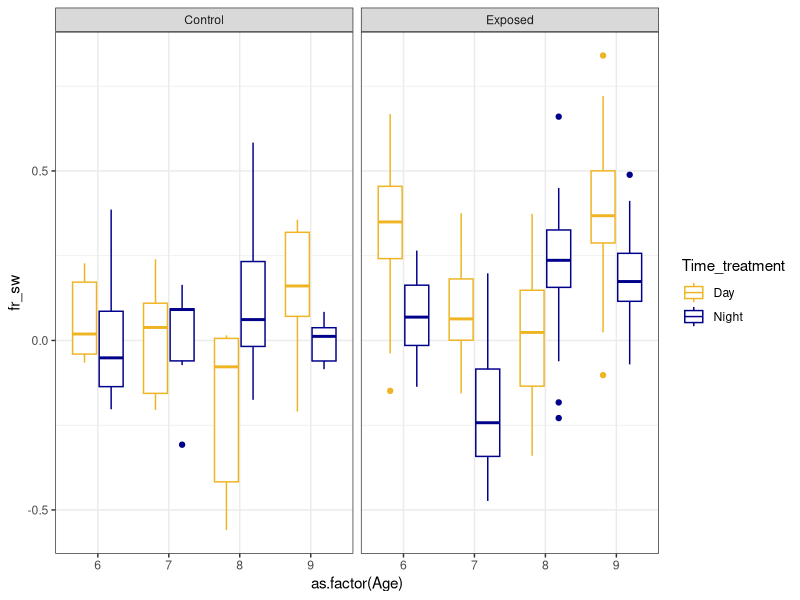
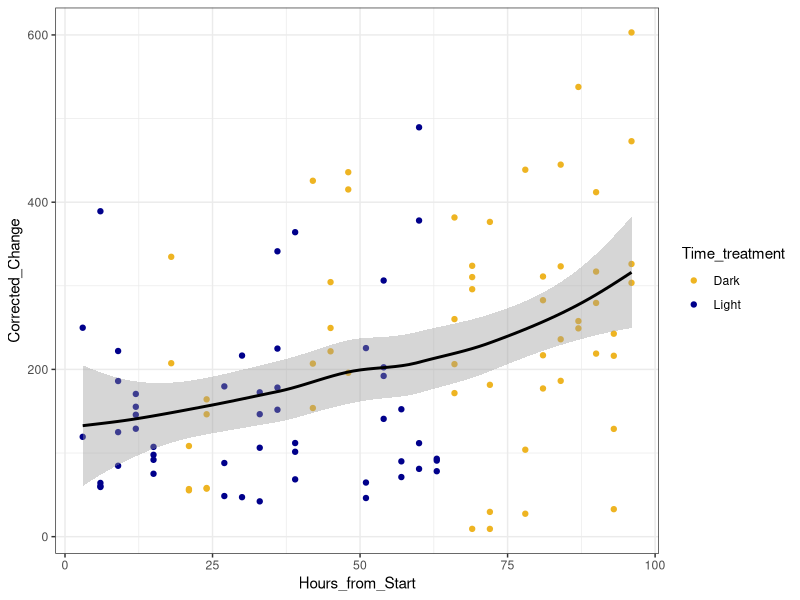
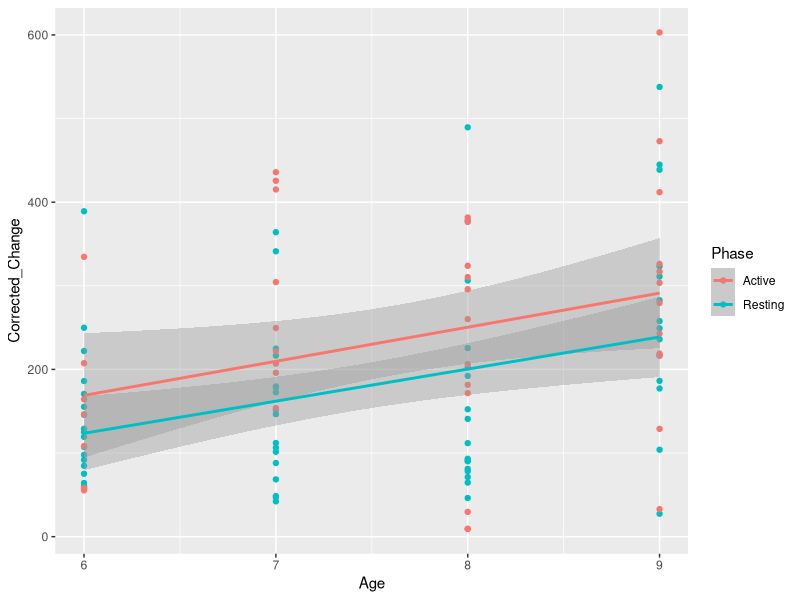
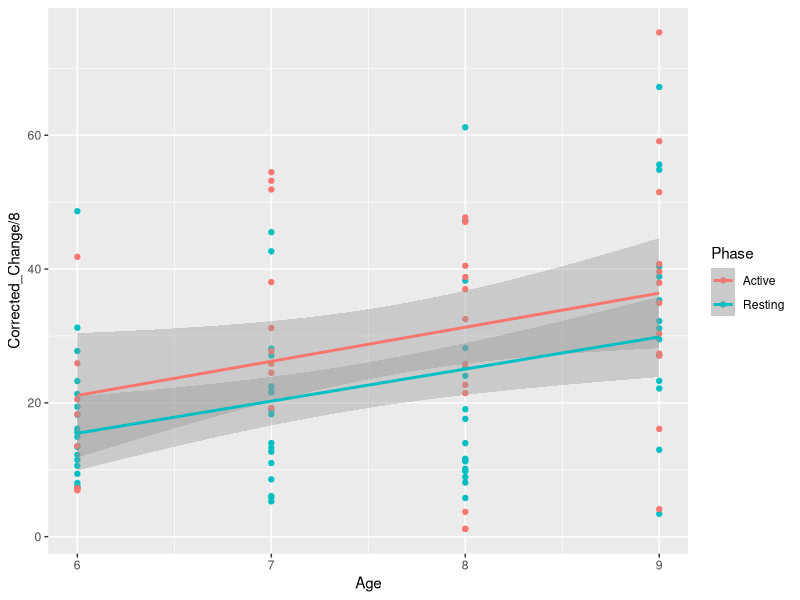
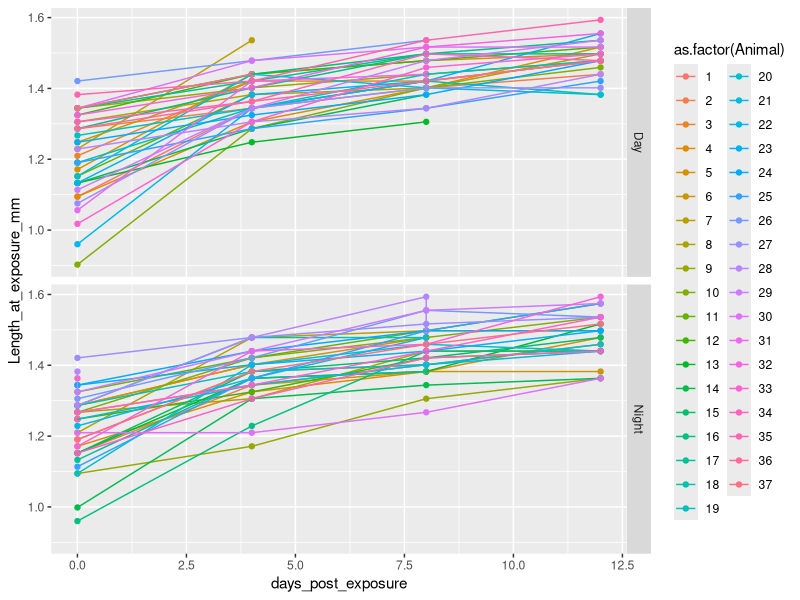
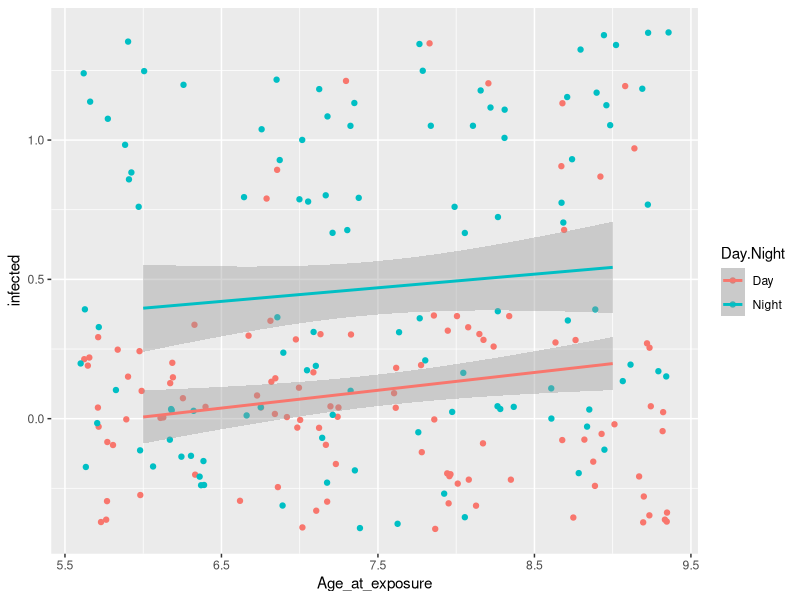
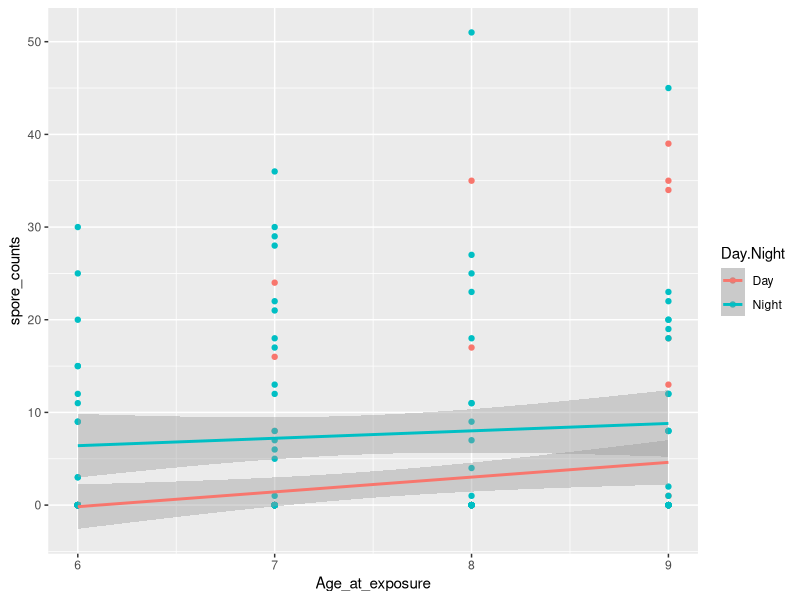

Write R code to recreate these figures, in order.
## ---- chunk 1

library(tidyverse)
library(patchwork)

knitr::opts_chunk$set(echo = TRUE)
## ---- chunk 2
feed_data<-read.csv("data/feeding_data_3.28.21.csv", header=T)

po<-read.csv("data/4_Day_PO.csv", header = T) #Corrected_Change is the Active PO per sample (8 ind. per sample)

growth<-read.csv("data/growth_data_3.28.21.csv", header=T)

life<-read.csv("data/life_data_3.28.21.csv", header =T)

## ---- chunk 3
#calculate the mean of the controls for each plate
summary_data <- feed_data %>%
  group_by(Plate_Control) %>%
  mutate(control_mean = mean(Control_Flour_Reading, na.rm = T)) %>%
  select(Plate_Control, control_mean) %>%
  distinct() %>% as.data.frame()

#remove extra row
summary_data  <- summary_data[!(summary_data$Plate_Control == ""),]

#match control mean with plate treatment
map = setNames(summary_data$control_mean,summary_data$Plate_Control)
feed_data$control_mean <- map[as.character(feed_data$Plate_Treatment)]

#volume, mL
v = 10

#time, hours
t = 9

##difference in feeding compared to control
k=feed_data$control_mean/feed_data$Flourometry_Reading

##calculate feeding rate (Sarnelle and Wilson)
feed_data$fr_sw <- log(k) * (v/t)

#calculate mean feeding rate per animal (keep rate > 0)
animal_mean <- feed_data %>%
  #keep fr_sw values > 0
  #filter(fr_sw > 0) %>% #this removes 64 animals...
  #group based on these variables
  group_by(Time_treatment, Age, Animal, Exposed.Control) %>%
  #means based on groups above
  summarise(fr_sw = mean(fr_sw, na.rm=TRUE))



## ---- chunk 4
animal_mean %>%
  ggplot()+
  geom_boxplot(aes(x=as.factor(Age), y=fr_sw, color=Time_treatment))+
  scale_color_manual(values=c("goldenrod2", "darkblue"))+
  facet_grid(.~Exposed.Control)+
  theme_bw()

## ---- chunk 5
po %>%
  ggplot()+
  geom_point(aes(x=Hours_from_Start, y =Corrected_Change, color=Time_treatment))+
  scale_color_manual(values=c("goldenrod2", "darkblue"))+
  geom_smooth(aes(x=Hours_from_Start, y =Corrected_Change), color="black", span=1)+
  theme_bw()

po %>%
  ggplot(aes(x=Age, y = Corrected_Change, color=Phase))+
  geom_point()+
  geom_smooth(method="lm")

po %>%
  ggplot(aes(x=Age, y = Corrected_Change/8, color=Phase))+
  geom_point()+
  geom_smooth(method="lm")

## ---- chunk 6
growth %>%
  filter(Age == 7) %>%
  ggplot(aes(x=days_post_exposure, y=Length_at_exposure_mm, color=as.factor(Animal)))+
  geom_point()+
  geom_line()+
  facet_grid(Time_treatment~.)

#lag and lead

## ---- chunk 7

# infection prevalence
life %>%
  filter(Treatment == "Exposed") %>%
  ggplot(aes(x=Age_at_exposure, y=infected, color=Day.Night))+
  geom_jitter()+
  geom_smooth(method="lm")


#infection intensity
life %>%
  filter(Treatment == "Exposed") %>%
  ggplot(aes(x=Age_at_exposure, y=spore_counts, color=Day.Night))+
  geom_point()+
  geom_smooth(method="lm")
